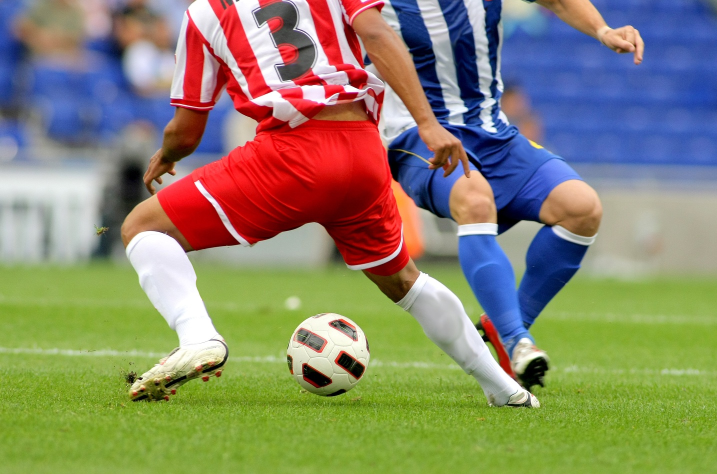
#> input picture L05/soccer.jpg, 1434 x 948 px (shown at 1/2 size)
$ python L05_03.py
#> lines starting #> are read from the running program, lines starting #| are printed output that depends on the picture
# GrabCut을 이용한 대화식 영역 분할 및 객체 추출
# 주어진 이미지를 다음과 같이 처리하세요
# 사용자가 지정한 사각형 영역을 바탕으로 GrabCut 알고리즘을 사용하여 객체를 추출합니다
# 객체 추출 결과를 마스크 형태로 시각화합니다
# 원본 이미지에서 배경을 제거하고 객체만 남은 이미지를 출력합니다

import cv2 as cv
import numpy as np
import matplotlib.pyplot as plt

img = cv.imread('soccer.jpg')
#> img is the input picture: shape (948, 1434, 3); mean B, G, R 107.2, 133.3, 136.9
mask = np.zeros(img.shape[:2], np.uint8)

# 요구사항1: cv.grabCut()를 사용하여대화식분할을수행합니다
# 요구사항2: 초기 사각형 영역은 (x, y, width, height) 형식으로 설정하세요
# 힌트: cv.grabCut()에서 bgdModel과 fgdModel은 np.zeros((1, 65), np.float64)로 초기화합니다
bgdModel = np.zeros((1, 65), np.float64)
fgdModel = np.zeros((1, 65), np.float64)

rect = (500, 550, 300, 300)

cv.grabCut(img, mask, rect, bgdModel, fgdModel, 5, cv.GC_INIT_WITH_RECT)

# 요구사항3: 마스크를 사용하여 원본 이미지에서 배경을 제거합니다
# 힌트: 마스크값은 cv.GC_BGD, cv.GC_FGD, cv.GC_PR_BGD, cv.GC_PR_FGD를 사용합니다
# 힌트: np.where()를 사용하여 마스크 값을 0 또는 1로 변경한 후 원본 이미지에 곱하여 배경을 제거할 수 있습니다
mask2 = np.where((mask == cv.GC_FGD) | (mask == cv.GC_PR_FGD), 1, 0).astype('uint8')
result = img * mask2[:, :, np.newaxis]
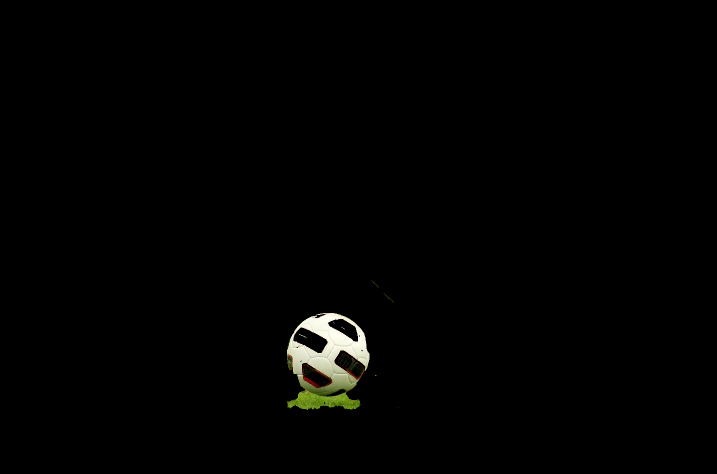
#> result: shape (948, 1434, 3) (shown at 1/2 size); mean B, G, R 1.9, 2.5, 2.5

# 요구사항4: matplotlib를 사용하여 원본이미지, 마스크이미지, 배경 제거 이미지 세 개를 나란히 시각화합니다
plt.figure(figsize=(15, 5))
plt.subplot(1, 3, 1)
plt.imshow(cv.cvtColor(img, cv.COLOR_BGR2RGB))
plt.title('Original Image')
plt.axis('off')

plt.subplot(1, 3, 2)
plt.imshow(mask, cmap='gray')
plt.title('Mask Image')
plt.axis('off')

plt.subplot(1, 3, 3)
plt.imshow(cv.cvtColor(result, cv.COLOR_BGR2RGB))
plt.title('Foreground Only')
plt.axis('off')

plt.tight_layout()
plt.show()
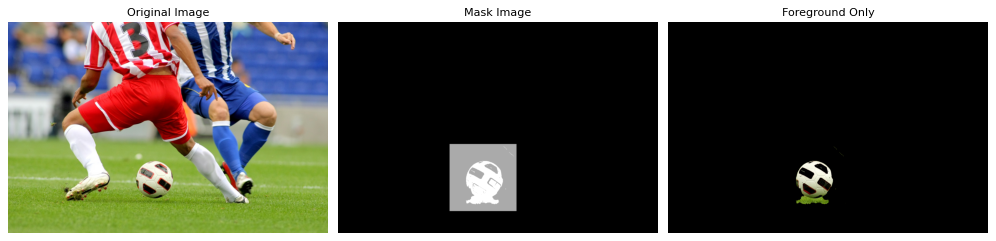
#> figure drawn by matplotlib, 3 panels
